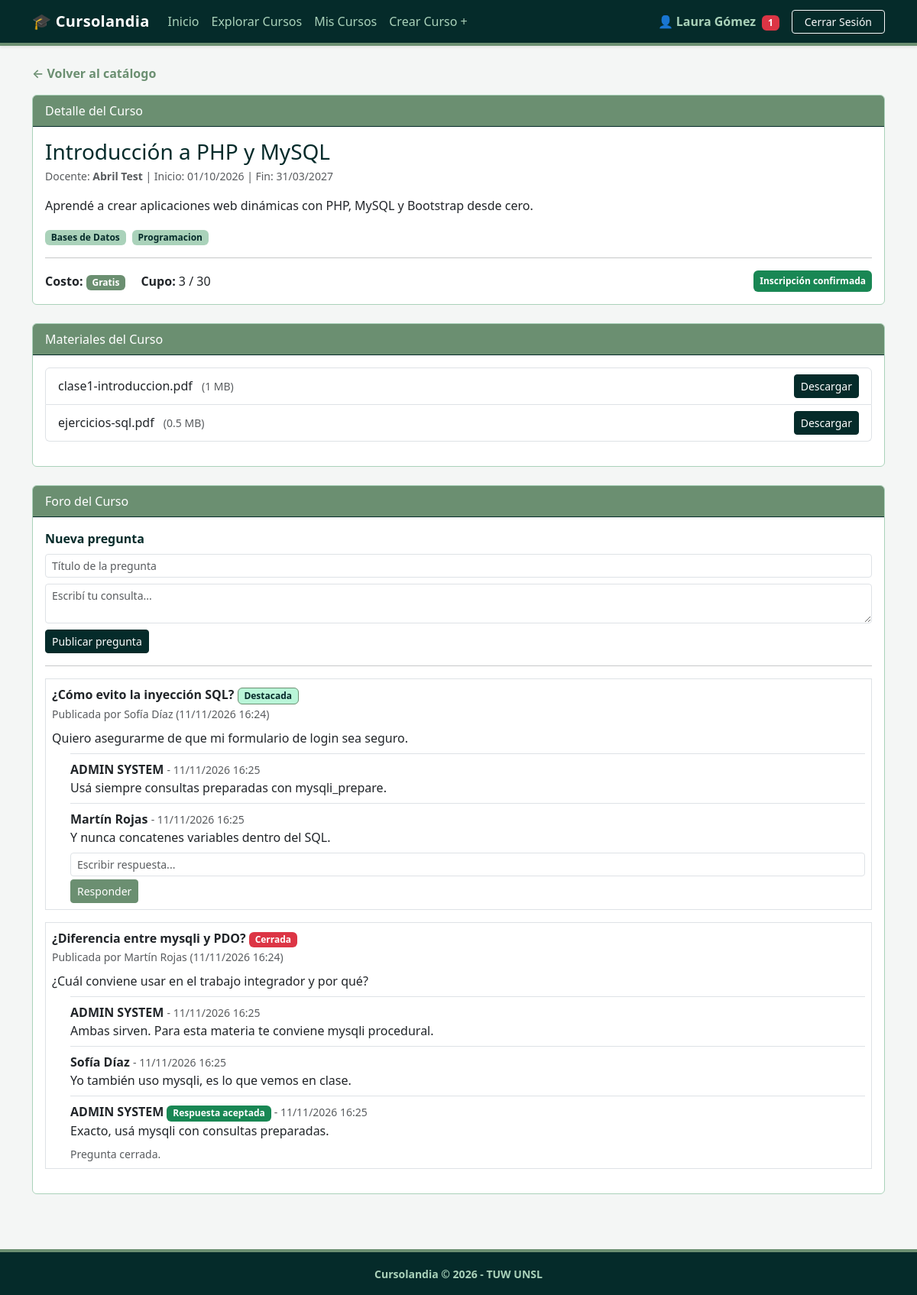
/index.php?action=detalle_curso&id=1 (signed in), run on an earlier commit of the app's database.
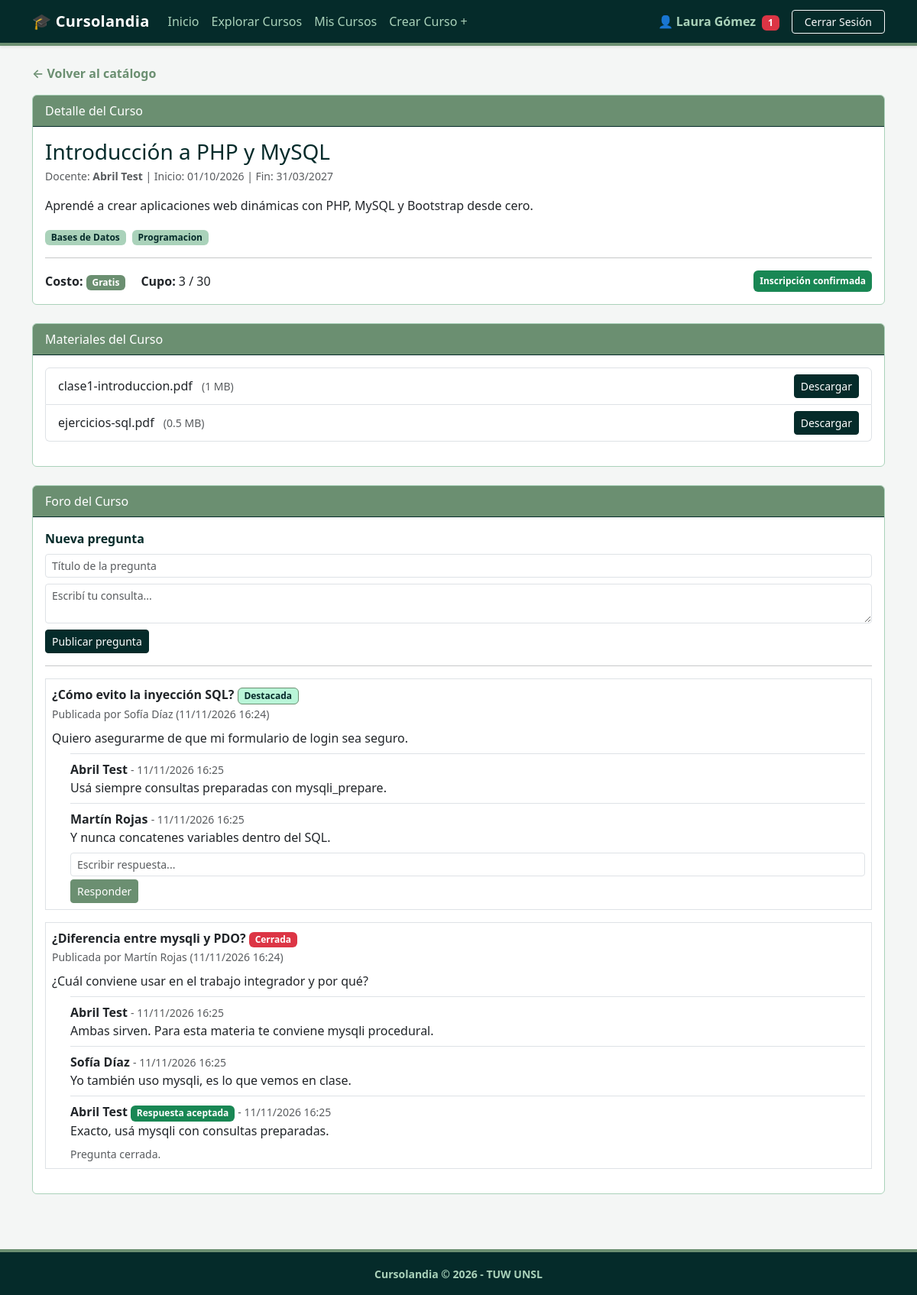
And on a later commit of the database.
### tables this page shows
CREATE TABLE `cursos` (
  `id` int(10) UNSIGNED NOT NULL,
  `creador_id` int(10) UNSIGNED NOT NULL,
  `titulo` varchar(150) NOT NULL,
  `descripcion` text NOT NULL,
  `costo` decimal(10,2) NOT NULL DEFAULT 0.00,
  `cupo` smallint(5) UNSIGNED DEFAULT NULL,
  `es_publico` tinyint(1) NOT NULL DEFAULT 1,
  `fecha_inicio` date NOT NULL,
  `fecha_fin` date NOT NULL,
  `fecha_creacion` datetime NOT NULL DEFAULT current_timestamp()
);

CREATE TABLE `usuarios` (
  `id` int(10) UNSIGNED NOT NULL,
  `rol_id` tinyint(3) UNSIGNED NOT NULL DEFAULT 1,
  `plan_id` tinyint(3) UNSIGNED NOT NULL DEFAULT 1,
  `nombre` varchar(100) NOT NULL,
  `apellido` varchar(100) NOT NULL,
  `email` varchar(150) NOT NULL,
  `password_hash` varchar(255) NOT NULL,
  `antecedentes` text DEFAULT NULL,
  `imagen_perfil` varchar(255) DEFAULT NULL,
  `fecha_registro` datetime NOT NULL DEFAULT current_timestamp(),
  `plan_vence_en` date DEFAULT NULL
);

CREATE TABLE `curso_archivos` (
  `id` int(10) UNSIGNED NOT NULL,
  `curso_id` int(10) UNSIGNED NOT NULL,
  `nombre_archivo` varchar(255) NOT NULL,
  `ruta_archivo` varchar(255) NOT NULL,
  `peso_bytes` int(10) UNSIGNED NOT NULL,
  `fecha_subida` datetime NOT NULL DEFAULT current_timestamp()
);

CREATE TABLE `preguntas` (
  `id` int(10) UNSIGNED NOT NULL,
  `curso_id` int(10) UNSIGNED NOT NULL,
  `autor_id` int(10) UNSIGNED NOT NULL,
  `titulo` varchar(200) NOT NULL,
  `contenido` text NOT NULL,
  `destacada` tinyint(1) NOT NULL DEFAULT 0,
  `respuesta_aceptada_id` int(10) UNSIGNED DEFAULT NULL,
  `fecha_creada` datetime NOT NULL DEFAULT current_timestamp()
);

CREATE TABLE `respuestas` (
  `id` int(10) UNSIGNED NOT NULL,
  `pregunta_id` int(10) UNSIGNED NOT NULL,
  `autor_id` int(10) UNSIGNED NOT NULL,
  `contenido` text NOT NULL,
  `fecha_creada` datetime NOT NULL DEFAULT current_timestamp(),
  `fecha_editada` datetime DEFAULT NULL
);

### app/controllers/CursoController.php (called while the page is built, shortened)
<?php
require_once __DIR__ . '/../models/Curso.php';
require_once __DIR__ . '/../models/Inscripcion.php';
require_once __DIR__ . '/../models/Foro.php';
class CursoController {
    public static function detalle() {
        $cursoId = (int)($_GET['id'] ?? 0);
        $curso = Curso::obtenerPorId($cursoId);
        $archivos = Curso::obtenerArchivos($cursoId);
        $esCreador = ($curso['creador_id'] == $_SESSION['usuario_id']);
        $ocupados = Inscripcion::contarInscriptosCurso($cursoId);
        if($esCreador) {
            $miInscripcion = NULL;
            $inscripcionesCurso = Inscripcion::obtenerAlumnosPorCurso($cursoId);
        } else {
            $miInscripcion = Inscripcion::obtenerInscripcion($_SESSION['usuario_id'], $cursoId);
        }
        $preguntas = Foro::obtenerPreguntasYRespuestas($cursoId);
        require_once __DIR__ . '/../views/cursos/detalle.php';
    }
}
?>

### app/models/Curso.php (called while the page is built, shortened)
<?php
class Curso {
    public static function obtenerPorId($cursoId) {
        $db = conectar();
        $sql = "SELECT c.*, u.nombre AS creador_nombre, u.apellido AS creador_apellido, u.plan_id AS creador_plan,
                u.imagen_perfil AS creador_imagen,
                GROUP_CONCAT(DISTINCT e.nombre SEPARATOR ', ') AS etiquetas
                FROM cursos c
                JOIN usuarios u ON c.creador_id = u.id
                LEFT JOIN curso_etiquetas ce ON c.id = ce.curso_id
                LEFT JOIN etiquetas e ON ce.etiqueta_id = e.id
                WHERE c.id = ?
                GROUP BY c.id, u.nombre, u.apellido, u.plan_id, u.imagen_perfil";
        $stmt = mysqli_prepare($db, $sql);
        mysqli_stmt_bind_param($stmt, "i", $cursoId);
        mysqli_stmt_execute($stmt);
        $curso = mysqli_fetch_assoc(mysqli_stmt_get_result($stmt));
        return $curso;
    }
    public static function obtenerArchivos($cursoId) {
        $db = conectar();
        $sql = "SELECT * FROM curso_archivos WHERE curso_id = ? ORDER BY fecha_subida DESC";
        $stmt = mysqli_prepare($db, $sql);
        mysqli_stmt_bind_param($stmt, "i", $cursoId);
        mysqli_stmt_execute($stmt);
        $archivos = mysqli_fetch_all(mysqli_stmt_get_result($stmt), MYSQLI_ASSOC);
        return $archivos;
    }
}
?>

### app/models/Inscripcion.php (called while the page is built, shortened)
<?php
class Inscripcion {
    public static function obtenerInscripcion($usuarioId, $cursoId) {
        $db = conectar();
        $sql = "SELECT * FROM inscripciones WHERE usuario_id = ? AND curso_id = ?";
        $stmt = mysqli_prepare($db, $sql);
        mysqli_stmt_bind_param($stmt, "ii", $usuarioId, $cursoId);
        mysqli_stmt_execute($stmt);
        $fila = mysqli_fetch_assoc(mysqli_stmt_get_result($stmt));
        return $fila;
    }
    public static function contarInscriptosCurso($cursoId) {
        $db = conectar();
        $sql = "SELECT COUNT(*) AS total FROM inscripciones WHERE curso_id = ? AND estado IN ('confirmada', 'pendiente')";
        $stmt = mysqli_prepare($db, $sql);
        mysqli_stmt_bind_param($stmt, "i", $cursoId);
        mysqli_stmt_execute($stmt);
        $fila = mysqli_fetch_assoc(mysqli_stmt_get_result($stmt));
        return (int)$fila['total'];
    }
}
?>

### app/models/Foro.php (called while the page is built, shortened)
<?php
class Foro {
    public static function obtenerPreguntasYRespuestas($cursoId) {
        $db= conectar();
        $sql= "SELECT p.*, u.nombre, u.apellido FROM preguntas p JOIN usuarios u ON p.autor_id = u.id
                WHERE p.curso_id = ? ORDER BY p.destacada DESC, p.fecha_creada DESC";
        $stmt = mysqli_prepare($db, $sql);
        mysqli_stmt_bind_param($stmt, "i", $cursoId);
        mysqli_stmt_execute($stmt);
        $preguntas = mysqli_fetch_all(mysqli_stmt_get_result($stmt), MYSQLI_ASSOC);
        foreach($preguntas as &$preg) {
            $sqlResp = "SELECT r.*, u.nombre, u.apellido FROM respuestas r JOIN usuarios u ON r.autor_id = u.id
                        WHERE r.pregunta_id = ? ORDER BY r.fecha_creada ASC";
            $stmtResp = mysqli_prepare($db, $sqlResp);
            mysqli_stmt_bind_param($stmtResp, "i", $preg['id']);
            mysqli_stmt_execute($stmtResp);
            $preg['respuestas'] = mysqli_fetch_all(mysqli_stmt_get_result($stmtResp), MYSQLI_ASSOC);
        }
        return $preguntas;
    }
}
?>

### app/views/cursos/detalle.php (the view, shortened to what the rows shown need)
<?php
require_once __DIR__ . '/../layouts/header.php';
$cursoFinalizado = ($curso['fecha_fin'] < date('Y-m-d'));
$sinCupo = ($curso['cupo'] !== null && $ocupados >= (int)$curso['cupo']);
$puedeDescargar = ($esCreador || ($miInscripcion && $miInscripcion['estado'] === 'confirmada'));
?>
<div class="mb-3">
    <a href="index.php?action=catalogo" class="link-cursolandia">&larr; Volver al catálogo</a>
</div>
<div class="card mb-4 <?= $curso['creador_plan'] == 2 ? 'card-cursolandia-pro' : 'card-cursolandia' ?>">
    <div class="card-header card-header-cursolandia d-flex justify-content-between align-items-center">
        <span>
            Detalle del Curso
        </span>
    </div>
    <div class="card-body">
        <h3 class="text-evergreen mb-1"><?= htmlspecialchars($curso['titulo']) ?></h3>
        <p class="text-muted small mb-3">
            Docente: <strong><?= htmlspecialchars($curso['creador_nombre'] . ' ' . $curso['creador_apellido']) ?></strong> |
            Inicio: <?= date('d/m/Y', strtotime($curso['fecha_inicio'])) ?> |
            Fin: <?= date('d/m/Y', strtotime($curso['fecha_fin'])) ?>
        </p>
        <p><?= nl2br(htmlspecialchars($curso['descripcion'])) ?></p>
        <?php if (!empty($curso['etiquetas'])): ?>
            <div class="mb-3">
                <?php foreach (explode(', ', $curso['etiquetas']) as $tag): ?>
                    <span class="badge badge-tag me-1"><?= htmlspecialchars($tag) ?></span>
                <?php endforeach; ?>
            </div>
        <?php endif; ?>
        <hr>
        <div class="d-flex justify-content-between align-items-center flex-wrap gap-2">
            <div>
                <span class="me-3">
                    <strong>Costo:</strong>
                    <?php if ($curso['costo'] > 0): ?>
                        <span class="badge badge-precio">$ <?= number_format($curso['costo'], 2, ',', '.') ?></span>
                    <?php else: ?>
                        <span class="badge badge-gratis">Gratis</span>
                    <?php endif; ?>
                </span>
                <span>
                    <strong>Cupo:</strong>
                    <?= $curso['cupo'] !== null ? "{$ocupados} / {$curso['cupo']}" : "{$ocupados} inscriptos (Ilimitado)" ?>
                </span>
            </div>
            <?php if (!$esCreador): ?>
                <div>
                    <?php if ($miInscripcion && $miInscripcion['estado'] === 'confirmada'): ?>
                        <span class="badge bg-success p-2">Inscripción confirmada</span>
                    <?php elseif ($miInscripcion && $miInscripcion['estado'] === 'pendiente'): ?>
                        <span class="badge bg-warning text-dark p-2">Pendiente de aprobación del docente</span>
                    <?php elseif ($cursoFinalizado): ?>
                        <button class="btn btn-secondary btn-sm" disabled>Curso finalizado</button>
                    <?php elseif ($sinCupo): ?>
                        <button class="btn btn-secondary btn-sm" disabled>Cupo completo</button>
                    <?php endif; ?>
                </div>
            <?php endif; ?>
        </div>
    </div>
</div>
<div class="card card-cursolandia mb-4">
    <div class="card-header card-header-cursolandia">
        Materiales del Curso
    </div>
    <div class="card-body">
        <?php if (empty($archivos)): ?>
            <p class="text-muted mb-0">No hay archivos cargados en este curso.</p>
        <?php else: ?>
            <ul class="list-group mb-3">
                <?php foreach ($archivos as $arch): ?>
                    <li class="list-group-item d-flex justify-content-between align-items-center">
                        <div>
                            <?= htmlspecialchars($arch['nombre_archivo']) ?>
                            <small class="text-muted ms-2">(<?= round($arch['peso_bytes'] / 1048576, 2) ?> MB)</small>
                        </div>
                        <?php if ($puedeDescargar): ?>
                            <a href="index.php?action=descargar_material&id=<?= $arch['id'] ?>" class="btn btn-sm btn-evergreen">
                                Descargar
                            </a>
                        <?php else: ?>
                            <span class="text-muted small">Requiere inscripción confirmada</span>
                        <?php endif; ?>
                    </li>
                <?php endforeach; ?>
            </ul>
        <?php endif; ?>
    </div>
</div>
<div class="card card-cursolandia mb-4">
    <div class="card-header card-header-cursolandia">
        Foro del Curso
    </div>
    <div class="card-body">
        <?php if (!$puedeDescargar): ?>
            <p class="text-muted mb-0">Debés tener una inscripción confirmada para participar en el foro.</p>
        <?php else: ?>
            <form action="index.php?action=crear_pregunta" method="POST" class="mb-3">
                <div class="mb-2">
                    <label class="form-label fw-bold text-evergreen">Nueva pregunta</label>
                    <input type="text" name="titulo" class="form-control form-control-sm" placeholder="Título de la pregunta" required>
                </div>
                <div class="mb-2">
                    <textarea name="contenido" class="form-control form-control-sm" rows="2" placeholder="Escribí tu consulta..." required></textarea>
                </div>
                <button type="submit" class="btn btn-evergreen btn-sm">Publicar pregunta</button>
            </form>
            <hr>
            <?php if (empty($preguntas)): ?>
                <p class="text-muted mb-0">No hay preguntas todavía.</p>
            <?php else: ?>
                <?php foreach ($preguntas as $p): ?>
                    <div class="border p-2 mb-3">
                        <div>
                            <strong><?= htmlspecialchars($p['titulo']) ?></strong>
                            <?php if ($p['destacada'] == 1): ?>
                                <span class="badge badge-pro">Destacada</span>
                            <?php endif; ?>
                            <?php if (!empty($p['respuesta_aceptada_id'])): ?>
                                <span class="badge bg-danger">Cerrada</span>
                            <?php endif; ?>
                            <br>
                            <small class="text-muted">
                                Publicada por <?= htmlspecialchars($p['nombre'] . ' ' . $p['apellido']) ?> (<?= date('d/m/Y H:i', strtotime($p['fecha_creada'])) ?>)
                            </small>
                        </div>
                        <p class="mt-2 mb-2"><?= nl2br(htmlspecialchars($p['contenido'])) ?></p>
                        <div class="ms-4 mt-2">
                            <?php foreach ($p['respuestas'] as $r): ?>
                                <?php $esAceptada = ($p['respuesta_aceptada_id'] == $r['id']); ?>
                                <div class="border-top pt-2 mt-2">
                                    <strong><?= htmlspecialchars($r['nombre'] . ' ' . $r['apellido']) ?></strong>
                                    <?php if ($esAceptada): ?>
                                        <span class="badge bg-success">Respuesta aceptada</span>
                                    <?php endif; ?>
                                    <small class="text-muted">- <?= date('d/m/Y H:i', strtotime($r['fecha_creada'])) ?></small>
                                    <p class="mb-1"><?= nl2br(htmlspecialchars($r['contenido'])) ?></p>
                                </div>
                            <?php endforeach; ?>
                            <?php if (empty($p['respuesta_aceptada_id'])): ?>
                                <form action="index.php?action=crear_respuesta" method="POST" class="mt-2">
                                    <input type="text" name="contenido" class="form-control form-control-sm mb-1" placeholder="Escribir respuesta..." required>
                                    <button type="submit" class="btn btn-olive btn-sm">Responder</button>
                                </form>
                            <?php else: ?>
                                <small class="text-muted d-block mt-2">Pregunta cerrada.</small>
                            <?php endif; ?>
                        </div>
                    </div>
                <?php endforeach; ?>
            <?php endif; ?>
        <?php endif; ?>
    </div>
</div>
<?php require_once __DIR__ . '/../layouts/footer.php'; ?>

What changed in the data, as far as the page shows it:
changed respuestas "Usá siempre consultas preparadas con mysqli_prepare.": autor.apellido "ADMIN SYSTEM" → "Abril Test"
changed respuestas "Ambas sirven. Para esta materia te conviene mysqli procedural.": autor.apellido "ADMIN SYSTEM" → "Abril Test"
changed respuestas "Exacto, usá mysqli con consultas preparadas.": autor.apellido "ADMIN SYSTEM" → "Abril Test"
